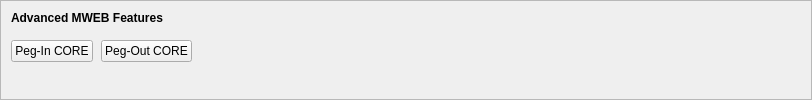
    <widget class="QFrame" name="frameMWEBFeatures">
     <property name="sizePolicy">
      <sizepolicy hsizetype="Expanding" vsizetype="Expanding">
       <horstretch>0</horstretch>
       <verstretch>0</verstretch>
      </sizepolicy>
     </property>
     <property name="maximumSize">
      <size>
       <width>16777215</width>
       <height>16777215</height>
      </size>
     </property>
     <property name="frameShape">
      <enum>QFrame::StyledPanel</enum>
     </property>
     <property name="frameShadow">
      <enum>QFrame::Sunken</enum>
     </property>
     <layout class="QVBoxLayout" name="verticalLayoutMWEBFeatures2">
      <property name="spacing">
       <number>0</number>
      </property>
      <property name="leftMargin">
       <number>0</number>
      </property>
      <property name="topMargin">
       <number>0</number>
      </property>
      <property name="rightMargin">
       <number>0</number>
      </property>
      <property name="bottomMargin">
       <number>6</number>
      </property>
      <item>
       <layout class="QVBoxLayout" name="verticalLayoutMWEBFeatures" stretch="0,0,1">
        <property name="spacing">
         <number>0</number>
        </property>
        <property name="leftMargin">
         <number>10</number>
        </property>
        <property name="topMargin">
         <number>10</number>
        </property>
        <item>
         <layout class="QHBoxLayout" name="horizontalLayoutMWEBFeatures1">
          <property name="bottomMargin">
           <number>15</number>
          </property>
          <item>
           <widget class="QLabel" name="labelMWEBFeatures">
            <property name="sizePolicy">
             <sizepolicy hsizetype="Preferred" vsizetype="Maximum">
              <horstretch>0</horstretch>
              <verstretch>0</verstretch>
             </sizepolicy>
            </property>
            <property name="font">
             <font>
              <weight>75</weight>
              <bold>true</bold>
             </font>
            </property>
            <property name="styleSheet">
             <string notr="true">font-weight:bold;</string>
            </property>
            <property name="text">
             <string>Advanced MWEB Features</string>
            </property>
           </widget>
          </item>
         </layout>
        </item>
        <item>
         <layout class="QHBoxLayout" name="horizontalLayoutMWEBFeatures2" stretch="0,0,0">
          <property name="spacing">
           <number>8</number>
          </property>
          <property name="bottomMargin">
           <number>10</number>
          </property>
          <item>
           <widget class="QPushButton" name="pushButtonMWEBPegIn">
            <property name="styleSheet">
             <string notr="true"/>
            </property>
            <property name="text">
             <string>Peg-In CORE</string>
            </property>
            <property name="checkable">
             <bool>true</bool>
            </property>
            <property name="autoDefault">
             <bool>false</bool>
            </property>
           </widget>
          </item>
          <item>
           <widget class="QPushButton" name="pushButtonMWEBPegOut">
            <property name="styleSheet">
             <string notr="true"/>
            </property>
            <property name="text">
             <string>Peg-Out CORE</string>
            </property>
            <property name="checkable">
             <bool>true</bool>
            </property>
            <property name="autoDefault">
             <bool>false</bool>
            </property>
           </widget>
          </item>
          <item>
           <spacer name="horizontalSpacerMWEBFeatures">
            <property name="orientation">
             <enum>Qt::Horizontal</enum>
            </property>
            <property name="sizeHint" stdset="0">
             <size>
              <width>40</width>
              <height>1</height>
             </size>
            </property>
           </spacer>
          </item>
         </layout>
        </item>
        <item>
         <spacer name="verticalSpacerMWEBFeatures">
          <property name="orientation">
           <enum>Qt::Vertical</enum>
          </property>
          <property name="sizeHint" stdset="0">
           <size>
            <width>800</width>
            <height>1</height>
           </size>
          </property>
         </spacer>
        </item>
       </layout>
      </item>
     </layout>
    </widget>
